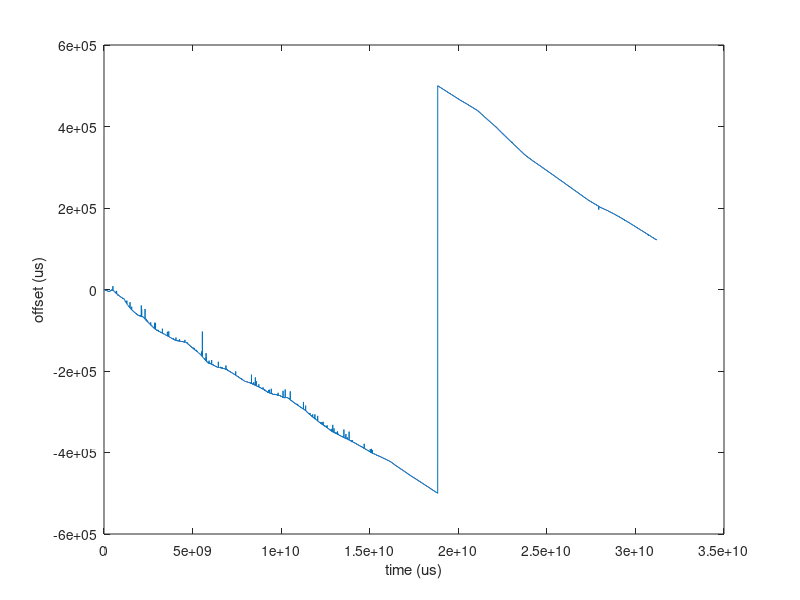

The MATLAB script that drew this image:
clear;
clc;
close all;

% delays = importdata('Data/ubuntu_night_gologic_output-3.0.csv');
delays = importdata('Data/molink_gologic_output-3.0.csv');
delays = delays.data;
% delays2 = importdata('Data/ema_quinta_a_sexta.csv');
% delays = [delays1; delays2];

% delays = delays(abs(delays(:,1))<1*10^5, :);

type = 7;

% delays = delays(1:32000, :);

max_delay = max(delays(:,1));
min_delay = min(delays(:,1));

fprintf('Max: %g ms\n', max_delay/1000);
fprintf('Min: %g ms\n', min_delay/1000);
fprintf('Total time: %g h\n', delays(end,2)/1000000/3600);


switch type
    case 1
        categories = 10.^(2:0.2:8);

        % histogram(delays, categories)
        % set(gca, 'YScale', 'log')
        % set(gca, 'XScale', 'log')

        % log_d_pos = log10(abs(delays(delays>0)));
        % log_d_neg = log10(abs(delays(delays<0)));

        delay_pos = delays(delays(:,1)>0);
        delay_neg = abs(delays(delays(:,1)<0));

        histogram(delay_pos, categories)
        hold on
        histogram(delay_neg, categories)
        set(gca, 'YScale', 'log')
        set(gca, 'XScale', 'log')
   
    case 2        
        edge = 500*1000;
        step = 100;
        categories = 0:step:edge;
        histogram(abs(delays(delays(:,1)<0)), categories)
        hold on
        histogram(delays(delays(:,1)>0), categories)
        set(gca, 'YScale', 'log')
        set(gca, 'XScale', 'log')

    case 3
        edge = 500*1000;
        step = 1;
        categories = -edge:step:edge;
        [histFreq, histXout] = hist(delays(:,1), categories);
        histogram(delays(:,1), categories)
        
        figure;
        bar(histXout, histFreq/sum(histFreq)*100);
        xlabel('offset (us)');
        ylabel('Frequency (percent)');
        
	case 4
        histogram(delays(:,1),1000)
        
    case 5
%         delays = [delays, (1:size(delays,1))'];
        delays = delays(abs(delays(:,1))<1000, :);
        hist3(delays, [500, 20])
        xlabel('microseconds'); ylabel('sample');

    case 6
%         delays = [delays, (1:size(delays,1))'];
        delays = delays(abs(delays(:,1))<500, :);
        
        n = hist3(delays, [300, 50]); % default is to 10x10 bins
        n1 = n';
        n1(size(n',1) + 1, size(n',2) + 1) = 0;
        xb = linspace(min(delays(:,1)),max(delays(:,1)),size(n,1)+1);
        yb = linspace(min(delays(:,2)),max(delays(:,2)),size(n,2)+1);
        h = pcolor(xb,yb,n1);
        h.ZData = ones(size(n1)) * -max(max(n));
%         colormap(hot) % heat map
%         title('Seamount:Data Point Density Histogram and Intensity Map');
        grid on
        view(3);
        
    case 7
        plot(delays(:,2), delays(:,1))
        xlabel('time (us)'); ylabel('offset (us)');
end